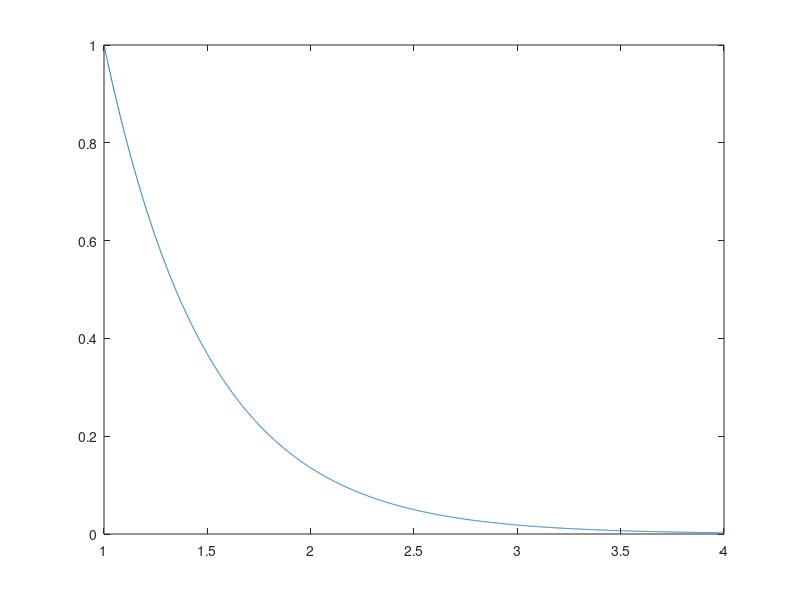
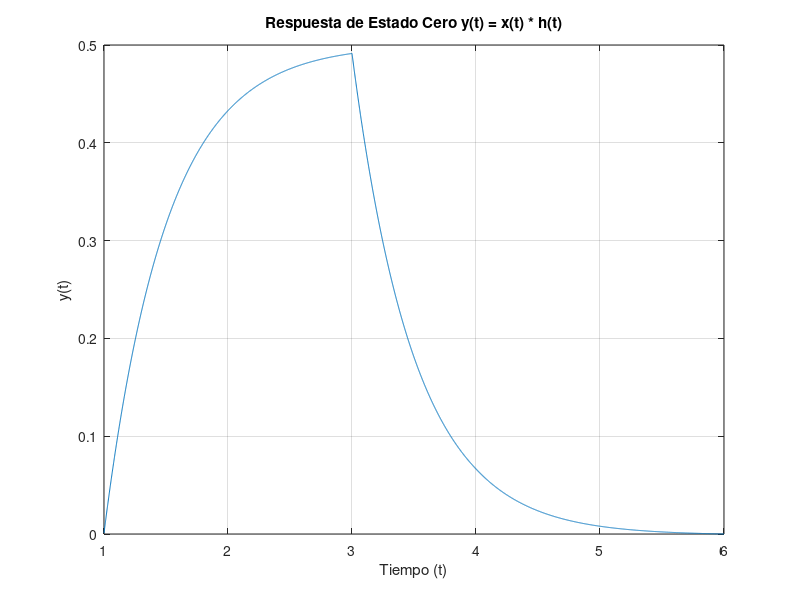

MATLAB code for these plots, in order:
% Parámetros
clear
close all
paso = 0.001; % Paso de tiempo
t1 = 0:paso:2; % Tiempo para x(t)
x = ones(size(t1)); % Señal x(t) = u(t) - u(t-2)
plot(t1, x);


t2 = 1:paso:4; % Tiempo para h(t)
h = exp(-2*(t2-1 )); % Respuesta al impulso h(t) = e^(-2(t-1))u(t-1)
plot(t2, h);


% Convolución numérica
y = conv(h,x) * paso;

% Gráfico de la respuesta
figure;
t_y=(t1(1) + t2(1)) : paso : (t1(end) + t2(end))
plot(t_y, y);
xlabel('Tiempo (t)');
ylabel('y(t)');
title('Respuesta de Estado Cero y(t) = x(t) * h(t)');
grid on;